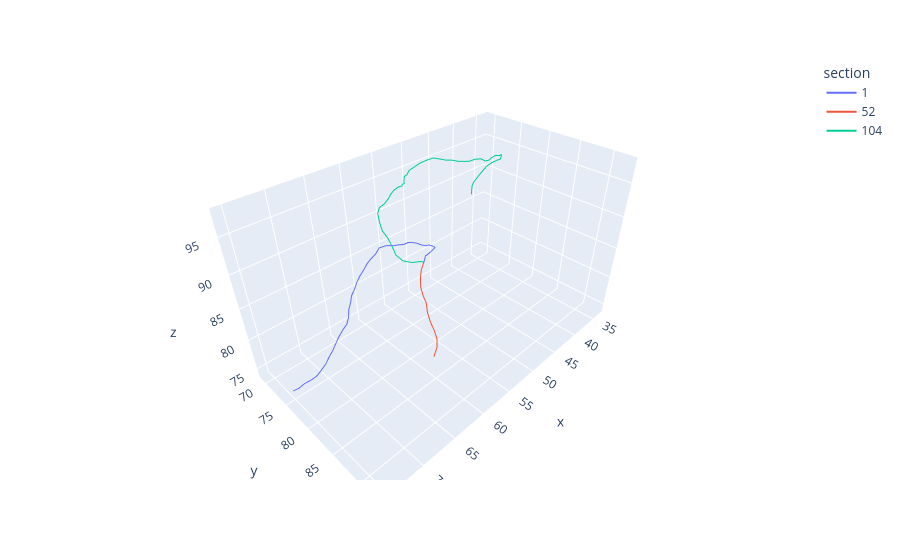

The code cell stored with this chart in its notebook:
### Code cell
# plot the tree structure using plotly.express
sections, section_graph = load.parse_swc(swc_list)
plot_sections(sections)
